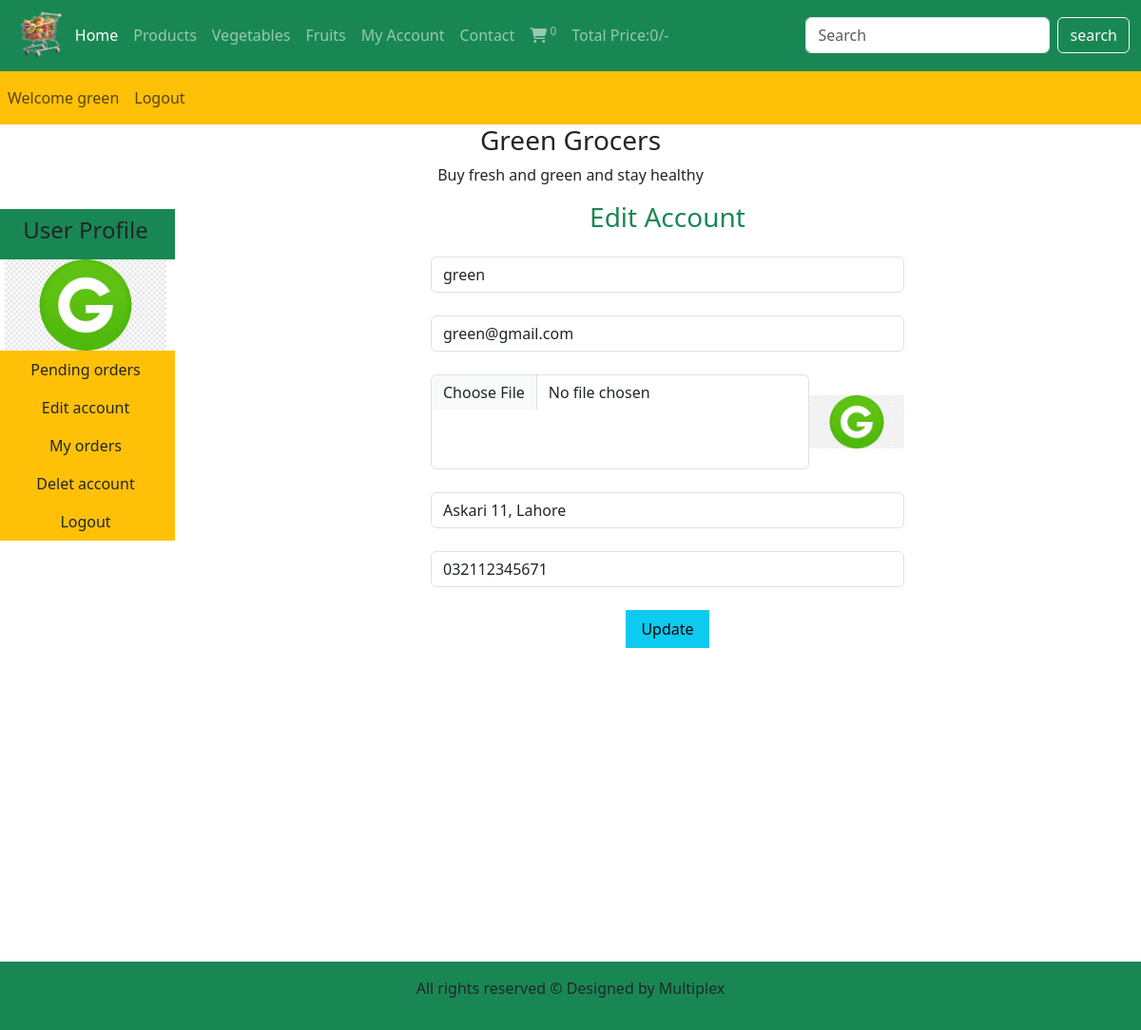
The page /user_area/profile.php?edit_account (signed in) on the database its author committed.
### tables this page shows
CREATE TABLE `user_table` (
  `user_id` int(11) NOT NULL,
  `username` varchar(100) NOT NULL,
  `user_email` varchar(100) NOT NULL,
  `user_password` varchar(255) NOT NULL,
  `user_image` varchar(255) NOT NULL,
  `user_ip` varchar(100) NOT NULL,
  `user_address` varchar(255) NOT NULL,
  `user_mobile` varchar(20) NOT NULL
);

### user_area/edit_account.php (the view, shortened to what this page needs)
<?php
if (isset($_GET['edit_account'])) {
    $user_session_name = $_SESSION['username'];
    $select_query = "SELECT * FROM `user_table` WHERE username = '$user_session_name'";
    $result_query = mysqli_query($con, $select_query);
    if ($result_query && mysqli_num_rows($result_query) > 0) {
        $row_fetch = mysqli_fetch_assoc($result_query);
        $username = $row_fetch['username'];
        $user_email = $row_fetch['user_email'];
        $user_address = $row_fetch['user_address'];
        $user_mobile = $row_fetch['user_mobile'];
        $user_image = $row_fetch['user_image'];
    } else {
        echo "<script>alert('User not found')</script>";
    }
}
?>
<!DOCTYPE html>
<html lang="en">
<head>
</head>
<body>
    <h3 class="text-center text-success mb-4">Edit Account</h3>
    <form action="" method="post" enctype="multipart/form-data" class="text-center">
        <div class="form-outline mb-4">
            <input type="text" class="form-control w-50 m-auto" value="<?php echo $username; ?>" name="user_username">
        </div>
        <div class="form-outline mb-4">
            <input type="email" class="form-control w-50 m-auto" value="<?php echo $user_email; ?>" name="user_email">
        </div>
        <div class="form-outline mb-4 d-flex w-50 m-auto">
            <input type="file" class="form-control" name="user_image">
            <img src="./user_images/<?php echo $user_image; ?>" alt="User Image" class="edit_image">
        </div>
        <div class="form-outline mb-4">
            <input type="text" class="form-control w-50 m-auto" value="<?php echo $user_address; ?>" name="user_address">
        </div>
        <div class="form-outline mb-4">
            <input type="text" class="form-control w-50 m-auto" value="<?php echo $user_mobile; ?>" name="user_mobile">
        </div>
        <input type="submit" value="Update" class="bg-info py-2 px-3 border-0 text-center" name="user_update">
    </form>
</body>
</html>

### user_area/profile.php (shortened to what this page needs)
<?php
include("../functions/common_function.php");
 ?>
<!DOCTYPE html>
<html lang="en">
<head>
<link href="https://cdn.jsdelivr.net/npm/bootstrap@5.3.3/dist/css/bootstrap.min.css" rel="stylesheet">
 <link rel="stylesheet" href="https://cdnjs.cloudflare.com/ajax/libs/font-awesome/6.7.2/css/all.min.css" />
 <link rel="stylesheet" href="../cs/style.css">
</head>
<body>
 <div class="container-flud">
    <nav class="navbar navbar-expand-lg navbar-dark bg-success">
  <div class="container-fluid" >
    <img src="../images/logo.png" alt="" class="logo">
    <div class="collapse navbar-collapse" id="navbarSupportedContent">
      <ul class="navbar-nav me-auto mb-2 mb-lg-0">
        <li class="nav-item">
          <a class="nav-link active" aria-current="page" href="../index.php">Home</a>
        </li>
        <li class="nav-item">
          <a class="nav-link" href="../display_all.php">Products</a>
        </li>
        <li class="nav-item">
          <a class="nav-link" href="#">Vegetables</a>
        </li>
        <li class="nav-item">
          <a class="nav-link" href="#">Fruits</a>
        </li>
        <li class="nav-item">
          <a class="nav-link" href="profile.php">My Account</a>
        </li>
        <li class="nav-item">
          <a class="nav-link" href="#">Contact</a>
        </li>
        <li class="nav-item">
          <a class="nav-link" href="../cart.php"><i class="fa-sharp fa-solid fa-cart-shopping"></i><sup> <?php cart_items(); ?></sup></a>
        </li>
        <li class="nav-item">
          <a class="nav-link" href="#">Total Price:<?php total_cart_price(); ?>/- </a>
        </li>
      </ul>
      <form class="d-flex" action="../search_product.php" method="get">
        <input class="form-control me-2" type="search" placeholder="Search" aria-label="search" name="search_data">
          <input type="submit" value="search" class="btn btn-outline-light" name="search_data_product">
      </form>
    </div>
  </div>
</nav>
 <nav class="navbar navbar-expand-lg navbar-light bg-warning">
 <ul class="navbar-nav me-auto">
        <?php
                if(!isset($_SESSION['username'])){
                  echo "    <li class='nav-item'>
          <a class='nav-link' href='#'>Welcome Guest</a>
        </li> ";
                }else{
                  echo "<li class='nav-item'> <a class='nav-link' href='./profile.php'>Welcome ".$_SESSION['username']."</a></li>";
                }
        if(!isset($_SESSION['username'])){
          echo "<li class='nav-item'> <a class='nav-link' href='./user_login.php'>Login</a></li>";
        }else{
          echo "<li class='nav-item'> <a class='nav-link' href='./logout.php'>Logout</a></li>";
        }
        ?>
    </ul>
 </nav>
     <div class="bgligh">
        <h3 class="text-center">Green Grocers</h3>
        <p class="text-center">Buy fresh and green and stay healthy</p>
     </div>
<div class="row">
    <div class="col-md-2 p-2" style="height:100vh">
<ul class="navbar-nav bg-secondry text-center">
    <li class="nave-item bg-success">
    <a class="nav-link active" href="#"><h4>User Profile</h4></a>
    </li>
    <?php
$username=$_SESSION['username'];
$user_image="select * from user_table where username='$username'";
$user_image=mysqli_query($con,$user_image);
$row_image=mysqli_fetch_array($user_image);
$user_image=$row_image['user_image'];
echo "  <li class='nav-item bg-secondry'>
    <img src='./user_images/$user_image' class='profile_img'>
        </li>";
    ?>
        <li class="nave-item bg-warning">
    <a class="nav-link active" href="profile.php">Pending orders</a>
    </li> <li class="nave-item bg-warning">
    <a class="nav-link active" href="profile.php?edit_account">Edit account</a>
    </li> <li class="nave-item bg-warning">
    <a class="nav-link active" href="profile.php?my_orders">My orders</a>
    </li>
    <li class="nave-item bg-warning">
    <a class="nav-link active" href="profile.php?delete_account">Delet account</a>
    </li>
    <li class="nave-item bg-warning">
    <a class="nav-link active" href="logout.php">Logout</a>
    </li>
</ul>
    </div>
    <div class="col-md-10 text-center">
<?php get_user_order_details();
if(isset($_GET['edit_account'])){
  include('edit_account.php');
}
?>
    </div>
</div>
  <?php include("../includes/footer.php") ?>
 </div>
</body>
</html>

### cs/style.css (style rules this page uses)
* { margin: 0; padding: 0; box-sizing: border-box; }
.logo { width: 5%; height: 5%; }
.profile_img { width: 90%; margin: auto; display: block; height: 90%; }
.edit_image { width: 100px; object-fit: contain; height: 100px; }

### user_area/profile.php (style rules this page uses)
.edit_image { width: 100px; object-fit: contain; height: 100px; }

### user_area/edit_account.php (style rules this page uses)
.edit_image { width: 100px; object-fit: contain; height: 100px; }

### rows shown on the page
user_table: user_image (picture), user_username "green", user_email "green@gmail.com", user_address "Askari 11, Lahore", user_mobile "032112345671"

### other values the page prints
$count_cart_items "0"
$total_price "0"
$_SESSION['username'] "green"
